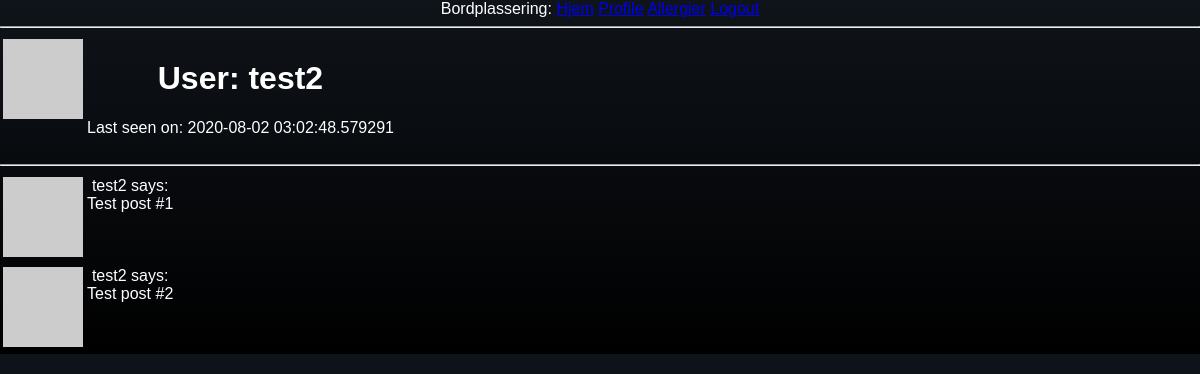
The app's page /user/test2 (signed in) with its own data.
### app/models.py (models this page shows, shortened)
class User(UserMixin, db.Model):
    id = db.Column(db.Integer, primary_key=True)
    username = db.Column(db.String(64), index=True, unique=True)
    email = db.Column(db.String(120), index=True, unique=True)
    password_hash = db.Column(db.String(128))
    person = db.relationship("Person")
    about_me = db.Column(db.String(140), default="")
    last_seen = db.Column(db.DateTime, default=datetime.utcnow)
    roles = db.relationship('Role', secondary='user_roles')
    projects = db.relationship('Project', secondary='user_projects')
    def avatar(self, size):
        digest = md5(self.email.lower().encode('utf-8')).hexdigest()
        return 'https://www.gravatar.com/avatar/{}?d=identicon&s={}'.format(
            digest, size)

### app/routes.py (the view)
@app.route('/user/<username>')
@login_required
def user(username):
    user = User.query.filter_by(username=username).first_or_404()
    posts = [
        {'author': user, 'body': 'Test post #1'},
        {'author': user, 'body': 'Test post #2'}
    ]
    return render_template('user.html', user=user, posts=posts)

### app/models.py (called while the page is built)
@login.user_loader
def load_user(id):
    return User.query.get(int(id))

### app/routes.py (called while the page is built)
@app.before_request
def before_request():
    if current_user.is_authenticated:
        current_user.last_seen = datetime.utcnow()
        db.session.commit()

### app/templates/user.html (shortened to what this page needs)
{% extends "base.html" %}
{% block content %}
<table>
    <table>
        <tr valign="top">
            <td><img src="{{ user.avatar(128) }}"></td>
            <td>
                <h1>User: {{ user.username }}</h1>
                {% if user.last_seen %}<p>Last seen on: {{ user.last_seen }}</p>{% endif %}
            </td>
        </tr>
    </table>
    <hr>
    {% for post in posts %}
        {% include '_post.html' %}
    {% endfor %}
{% endblock %}

### app/templates/_post.html
<table>
    <tr valign="top">
        <td><img src="{{ post.author.avatar(36) }}"></td>
        <td>{{ post.author.username }} says:<br>{{ post.body }}</td>
    </tr>
</table>

### app/static/css/index.css (style rules this page uses)
body { background-color: #6696b6; color: white; text-align: center; font-family: Arial, Helvetica, sans-serif; padding: 0; margin: 0; }

### app/static/css/header.css (style rules this page uses)
* { box-sizing: border-box; }

### app/static/css/darkmode.css (style rules this page uses)
body, .new-app { background-color: #171717; }

### app/static/css/weddingStyle.css (style rules this page uses)
body, .new-app { background-color: #d0bdaa; background-repeat: repeat; background-image: url(images/download.png); }

### app/static/css/demostyle.css (style rules this page uses)
body, .new-app { background-color: #0f141a; background-image: linear-gradient(0deg, #000000, #0f141a); background-color: #0a0a0a; transition-duration: 0.2s; }

### records on screen
User: username "test2", last_seen "2020-08-02 03:02:48.579291", author.username "test2" "test2"

### other values on screen
{{ post.body }} "Test post #1" "Test post #2"
